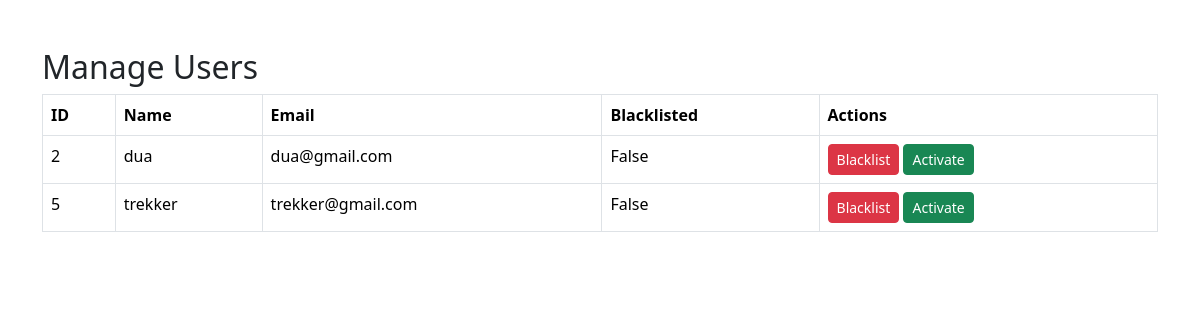
The app's page /admin/users (signed in) with its own data.
### application/models.py (models this page shows, shortened)
class User(UserMixin, db.Model):
    __tablename__ = "user"
    user_id = db.Column(db.Integer, primary_key=True, autoincrement=True)
    name = db.Column(db.String(100), nullable=False)
    email = db.Column(db.String(120), unique=True, nullable=False)
    password = db.Column(db.String(200), nullable=False)
    role = db.Column(db.String(20), nullable=False)
    is_approved = db.Column(db.Boolean, default=False)
    is_blacklisted = db.Column(db.Boolean, default=False)
    is_active = db.Column(db.Boolean, default=True)
    bookings = db.relationship("Booking", backref="user", lazy=True)
    staff_profile = db.relationship("StaffProfile", backref="user", uselist=False)

### application/controllers.py (the view)
@app.route("/admin/users")
@login_required
def view_users():
    if current_user.role != "Admin":
        return "Access Denied."
    users = User.query.filter_by(role="User").all()
    return render_template(
        "admin/view_users.html",
        users=users
    )

### main.py (called while the page is built)
@login_manager.user_loader
def load_user(user_id):
    return User.query.get(int(user_id))

### templates/admin/view_users.html (shortened to what this page needs)
<!DOCTYPE html>
<html>
<head>
<link href="https://cdn.jsdelivr.net/npm/bootstrap@5.3.7/dist/css/bootstrap.min.css" rel="stylesheet">
</head>
<body>
<div class="container mt-5">
<h2>Manage Users</h2>
<table class="table table-bordered">
<tr>
<th>ID</th>
<th>Name</th>
<th>Email</th>
<th>Blacklisted</th>
<th>Actions</th>
</tr>
{% for user in users %}
<tr>
<td>{{ user.user_id }}</td>
<td>{{ user.name }}</td>
<td>{{ user.email }}</td>
<td>{{ user.is_blacklisted }}</td>
<td>
<a
href="{{ url_for('blacklist_user', user_id=user.user_id) }}"
class="btn btn-danger btn-sm">
Blacklist
</a>
<a
href="{{ url_for('activate_user', user_id=user.user_id) }}"
class="btn btn-success btn-sm">
Activate
</a>
</td>
</tr>
{% endfor %}
</table>
</div>
</body>
</html>

### records on screen
User: user_id "2", name "dua", email "dua@gmail.com", is_blacklisted "False"
User: user_id "5", name "trekker", email "trekker@gmail.com", is_blacklisted "False"
